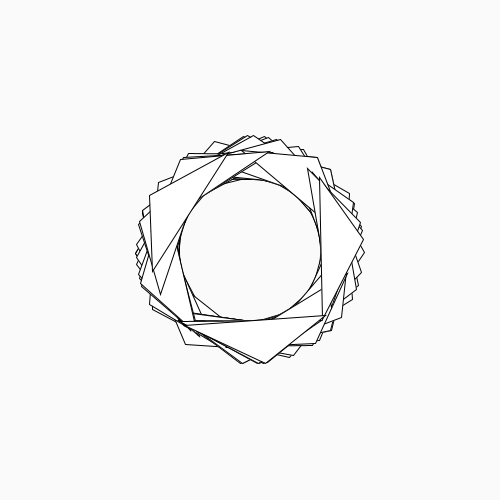
Frame 1 (no input)
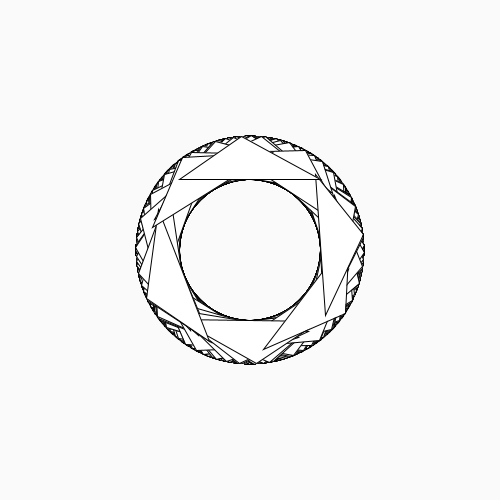
Frame 60 (the mouse pressed at the canvas centre just before this capture)
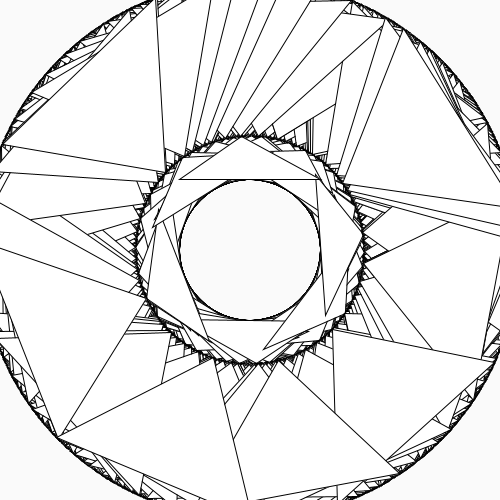
Frame 120 (the mouse held since frame 60 and released just before this capture)

The Processing sketch that drew these frames (run headless with seeded random() and noise(); from frame 60 on, the mouse is pressed at the canvas centre):

// Processing sketch: processing_85347
// ── processing_85347.pde

void setup()
{
  size(500, 500);
  background(250);
  smooth();
}



void draw()
{

//background(mouseX,mouseY,mouseX,mouseY);
fill(255);
translate (width/2, height/2);

for (int i=50; i<720; i+=10){
  rotate(radians(random(10,360)));
triangle(mouseX,100,100,mouseY,86,75);

println(mouseX);
}

}
